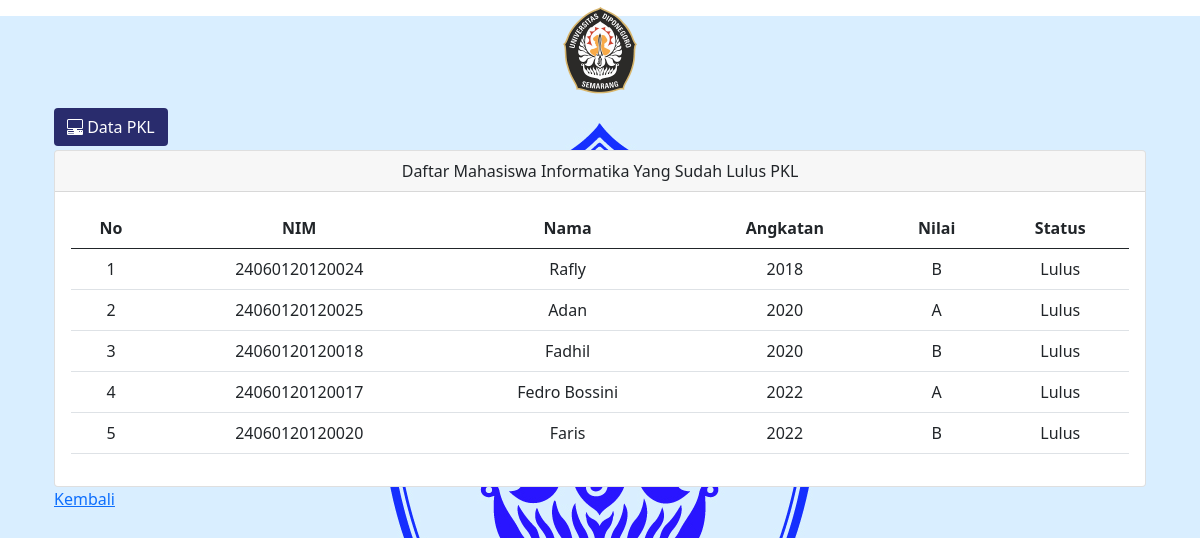
The app's page /Dosen/data_mhs_lulus_pkl.php (signed in) with its own data.
### tables this page shows
CREATE TABLE `mahasiswa` (
  `NIM` bigint(200) NOT NULL,
  `nama_mhs` varchar(50) NOT NULL,
  `no_hp_mhs` varchar(15) NOT NULL,
  `angkatan` varchar(4) NOT NULL,
  `jalur_masuk` varchar(10) NOT NULL,
  `email_mhs` varchar(50) NOT NULL,
  `password_mhs` varchar(20) NOT NULL,
  `alamat_mhs` varchar(100) NOT NULL,
  `status_mhs` varchar(15) NOT NULL,
  `foto_profil` varchar(100) NOT NULL
);

CREATE TABLE `pkl` (
  `nim_mhs` varchar(20) NOT NULL,
  `status_pkl` varchar(20) NOT NULL,
  `nilai_pkl` varchar(1) NOT NULL,
  `ba_pkl` varchar(102) NOT NULL
);

### Dosen/data_mhs_lulus_pkl.php (the view, shortened to what this page needs)
<?php
require '../db_connect.php';
$result = mysqli_query($koneksi, "SELECT mahasiswa.NIM, mahasiswa.nama_mhs, mahasiswa.angkatan, pkl.nilai_pkl, pkl.status_pkl
FROM mahasiswa INNER JOIN pkl ON mahasiswa.NIM = pkl.nim_mhs WHERE pkl.status_pkl = 'Lulus' ORDER BY mahasiswa.angkatan");
?>
<!DOCTYPE html>
<html lang="en">
<head>
    <link href="https://cdn.jsdelivr.net/npm/bootstrap@5.2.2/dist/css/bootstrap.min.css" rel="stylesheet">
    <link rel="stylesheet" href="https://stackpath.bootstrapcdn.com/bootstrap/5.0.0-alpha2/css/bootstrap.min.css">
</head>
<body>
    <div class="foto text-center">
        <img src="logoundip.png" alt="" class=" logo" width="100px">
    </div>
    <section class="p-1 my-container ">
        <div class="container m-p-0">
            <button class="btn my-1 font-weight-bold" id="menu-btn"> Data PKL
            </button>
            <div class="card ">
                <div class="card-header text-center font-weight-bold">Daftar Mahasiswa Informatika Yang Sudah Lulus PKL</div>
                <div class="card-body">
                    <table class="table text-center">
                        <thead>
                            <tr>
                                <th scope="col">No</th>
                                <th scope="col">NIM</th>
                                <th scope="col">Nama</th>
                                <th scope="col">Angkatan</th>
                                <th scope="col">Nilai</th>
                                <th scope="col">Status</th>
                            </tr>
                        </thead>
                        <tbody>
                            <?php
                            $i = 1;
                            while ($row = $result->fetch_object()) {
                                echo '<tr>';
                                echo '<td>' . $i . '</td>';
                                echo '<td>' . $row->NIM . '</td>';
                                echo '<td>' . $row->nama_mhs . '</td>';
                                echo '<td>' . $row->angkatan . '</td>';
                                echo '<td>' . $row->nilai_pkl . '</td>';
                                echo '<td>' . $row->status_pkl . '</td>';
                                echo '</tr>';
                                $i++;
                            }
                            ?>
                        </tbody>
                    </table>
                </div>
            </div>
            <a href="datapkl.php">Kembali</a>
        </div>
    </section>
</body>
</html>

### Dosen/data_mhs_lulus_pkl.php (style rules this page uses)
* { margin: 0; }
body { min-height: 100vh; background-image: url('dips.jpg'); background-repeat: no-repeat; background-attachment: fixed; background-position: center; }
.my-container { transition: 0.4s; }
#menu-btn { background-color: #292C6D; color: #fff; }

### records on screen
mahasiswa: NIM "24060120120024", nama_mhs "Rafly", angkatan "2018", pkl.nilai_pkl "B", pkl.status_pkl "Lulus"
mahasiswa: NIM "24060120120025", nama_mhs "Adan", angkatan "2020", pkl.nilai_pkl "A", pkl.status_pkl "Lulus"
mahasiswa: NIM "24060120120018", nama_mhs "Fadhil", angkatan "2020", pkl.nilai_pkl "B", pkl.status_pkl "Lulus"
mahasiswa: NIM "24060120120017", nama_mhs "Fedro Bossini", angkatan "2022", pkl.nilai_pkl "A", pkl.status_pkl "Lulus"
mahasiswa: NIM "24060120120020", nama_mhs "Faris", angkatan "2022", pkl.nilai_pkl "B", pkl.status_pkl "Lulus"
